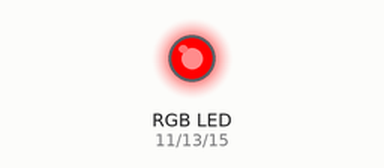
Simulated run of this program. Board: Raspberry Pi (header pin numbers). On the bench: an RGB LED mixed from three pins (HIGH = lit).

Above: at 0.2 s.
At 1.2 s:
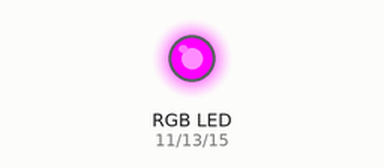
At 1.7 s:
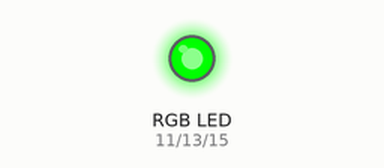
At 3.2 s:
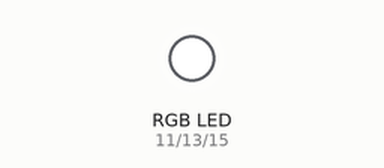
At 5.7 s:
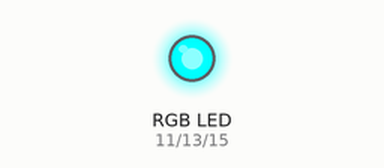
At 7.7 s:
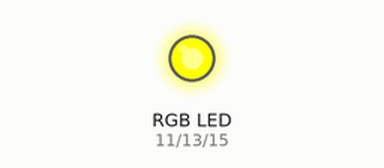
Timing chart, 0 to 8.1 s (numbered marks = the images above):
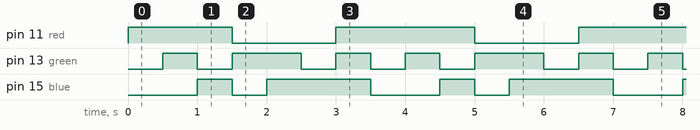

Measured:
- by itself, pin 11 (red): alternates HIGH for 2.0 s and LOW for 1.5 s
- by itself, pin 13 (green): repeats every 3.5 s: LOW 0.50 s, HIGH 1.0 s, 2 × (LOW 0.50 s, HIGH 0.50 s)
- by itself, pin 15 (blue): repeats every 3.5 s: LOW 0.50 s, HIGH 1.5 s, LOW 1.0 s, HIGH 0.50 s

The program:

rgb_gpio.py
```python
#!/usr/bin/env python2.7
# Using PWM with RPi.GPIO pt 2 - requires RPi.GPIO 0.5.2a or higher

import RPi.GPIO as GPIO # always needed with RPi.GPIO
from time import sleep  # pull in the sleep function from time module

GPIO.setmode(GPIO.BOARD)  # choose BCM or BOARD numbering schemes. I use BOARD

red = 11 # set pin 11 (GPIO 0) for red led
green = 13 # set pin 13 (GPIO 2) for green led
blue = 15 # set pin 15 (GPIO 3) for blue led

GPIO.setup(red, GPIO.OUT) # set red led pin as output
GPIO.setup(green, GPIO.OUT) # set green led pin as output
GPIO.setup(blue, GPIO.OUT) # set blue led pin as output

GPIO.output(red, 1)
GPIO.output(green, 1)
GPIO.output(blue, 1)

pause_time = 0.5 # you can change this to slow down/speed up

try:
    while True:
	GPIO.output(red, 1)
	GPIO.output(green, 0)
	GPIO.output(blue, 0)
    	sleep(pause_time)

	GPIO.output(red, 1)
        GPIO.output(green, 1)
        GPIO.output(blue, 0)
        sleep(pause_time)

	GPIO.output(red, 1)
        GPIO.output(green, 0)
        GPIO.output(blue, 1)
        sleep(pause_time)

	GPIO.output(red, 0)
        GPIO.output(green, 1)
        GPIO.output(blue, 0)
        sleep(pause_time)

	GPIO.output(red, 0)
        GPIO.output(green, 1)
        GPIO.output(blue, 1)
        sleep(pause_time)

	GPIO.output(red, 0)
        GPIO.output(green, 0)
        GPIO.output(blue, 1)
        sleep(pause_time)

	GPIO.output(red, 1)
        GPIO.output(green, 1)
        GPIO.output(blue, 1)
        sleep(pause_time)

except KeyboardInterrupt:
    GPIO.output(red, 0)
    GPIO.output(green, 0)
    GPIO.output(blue, 0)
    GPIO.cleanup()          # clean up GPIO on CTRL+C exit
```
